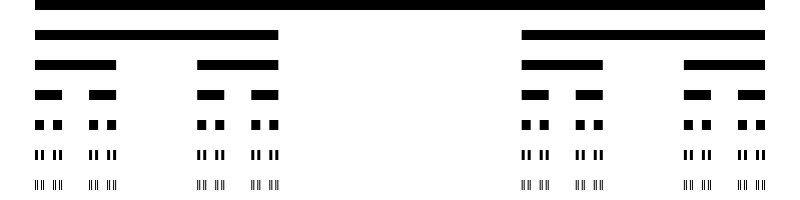
Frame 1 (no input)
Frame 2 (the mouse pressed at the canvas centre, redrawn once): identical to frame 1, image omitted

The p5.js sketch that drew this single still picture (run headless with seeded random() and noise() and a simulated clock; the mouse was pressed at the canvas centre and the sketch redrawn once):

// p5.js sketch
// ── sketch.js
function setup() {
	createCanvas(800, 200);
  	background(255);
  
  	cantor(35, 0, 730);
}

function draw() {
  	noLoop();
};


function cantor(x, y, len) {
  
  	var h = 30;
  
  	if (len >= 1) {
    		noStroke();
    		fill(0);
    		rect(x, y, len, h/3);
    		y += h;
    		cantor(x, y, len/3);
    		cantor(x+len*2/3, y, len/3);
  	}
};
